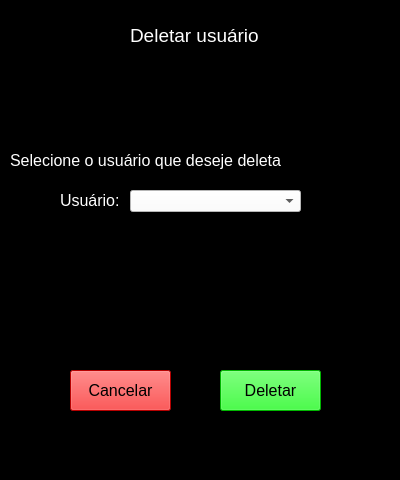
<?xml version="1.0" encoding="UTF-8"?>
<ui version="4.0">
 <class>delete_2</class>
 <widget class="QWidget" name="delete_2">
  <property name="windowModality">
   <enum>Qt::NonModal</enum>
  </property>
  <property name="geometry">
   <rect>
    <x>0</x>
    <y>0</y>
    <width>400</width>
    <height>480</height>
   </rect>
  </property>
  <property name="minimumSize">
   <size>
    <width>400</width>
    <height>300</height>
   </size>
  </property>
  <property name="maximumSize">
   <size>
    <width>640</width>
    <height>480</height>
   </size>
  </property>
  <property name="windowTitle">
   <string>Office Prime - Delete</string>
  </property>
  <property name="styleSheet">
   <string notr="true">background-color: rgb(0, 0, 0);</string>
  </property>
  <widget class="QComboBox" name="comboBox_user">
   <property name="geometry">
    <rect>
     <x>130</x>
     <y>190</y>
     <width>171</width>
     <height>22</height>
    </rect>
   </property>
   <property name="styleSheet">
    <string notr="true">background-color: rgb(255, 255, 255);</string>
   </property>
  </widget>
  <widget class="QLabel" name="label">
   <property name="geometry">
    <rect>
     <x>60</x>
     <y>190</y>
     <width>61</width>
     <height>21</height>
    </rect>
   </property>
   <property name="font">
    <font>
     <pointsize>12</pointsize>
    </font>
   </property>
   <property name="styleSheet">
    <string notr="true">color: rgb(255, 255, 255);</string>
   </property>
   <property name="text">
    <string>Usuário:</string>
   </property>
  </widget>
  <widget class="QPushButton" name="pushButton_cancelar">
   <property name="geometry">
    <rect>
     <x>70</x>
     <y>370</y>
     <width>101</width>
     <height>41</height>
    </rect>
   </property>
   <property name="font">
    <font>
     <pointsize>12</pointsize>
    </font>
   </property>
   <property name="styleSheet">
    <string notr="true">background-color: rgb(255, 0, 0);
</string>
   </property>
   <property name="text">
    <string>Cancelar</string>
   </property>
  </widget>
  <widget class="QPushButton" name="pushButton_deletar">
   <property name="geometry">
    <rect>
     <x>220</x>
     <y>370</y>
     <width>101</width>
     <height>41</height>
    </rect>
   </property>
   <property name="font">
    <font>
     <pointsize>12</pointsize>
    </font>
   </property>
   <property name="styleSheet">
    <string notr="true">background-color: rgb(0, 255, 0);</string>
   </property>
   <property name="text">
    <string>Deletar</string>
   </property>
  </widget>
  <widget class="QLabel" name="label_2">
   <property name="geometry">
    <rect>
     <x>130</x>
     <y>20</y>
     <width>131</width>
     <height>31</height>
    </rect>
   </property>
   <property name="font">
    <font>
     <pointsize>14</pointsize>
    </font>
   </property>
   <property name="styleSheet">
    <string notr="true">color: rgb(255, 255, 255);</string>
   </property>
   <property name="text">
    <string>Deletar usuário</string>
   </property>
  </widget>
  <widget class="QLabel" name="label_3">
   <property name="geometry">
    <rect>
     <x>10</x>
     <y>150</y>
     <width>271</width>
     <height>20</height>
    </rect>
   </property>
   <property name="font">
    <font>
     <pointsize>12</pointsize>
    </font>
   </property>
   <property name="styleSheet">
    <string notr="true">color: rgb(255, 255, 255);</string>
   </property>
   <property name="text">
    <string>Selecione o usuário que deseje deletar</string>
   </property>
  </widget>
 </widget>
 <resources/>
 <connections/>
</ui>
